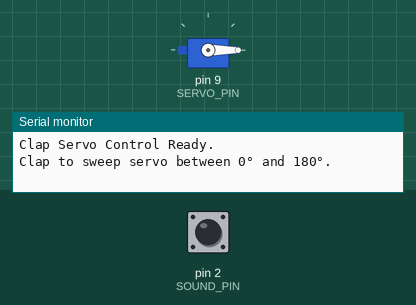
This sketch was run on a simulated Arduino Uno, built with avr-gcc and run on an emulated ATmega328P. On the bench: servo, the last lines printed to the serial monitor. Inputs (shaded band) come from the test bench; at power-on: pin 2 (SOUND_PIN) HIGH.

Above: at 1.2 s.
1.3 s: pin 2 (SOUND_PIN) driven LOW
At 1.76 s:
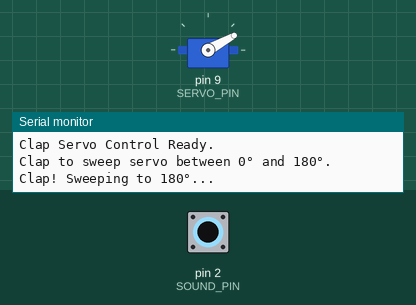
At 4.23 s:
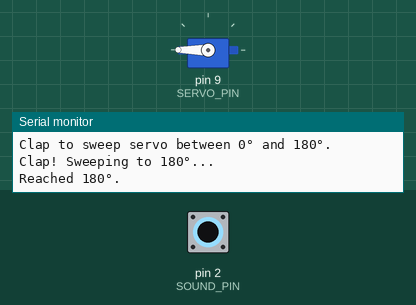
4.3 s: pin 2 (SOUND_PIN) pulsed HIGH 2 times (0.12 s each, 0.3 s apart)
At 4.88 s:
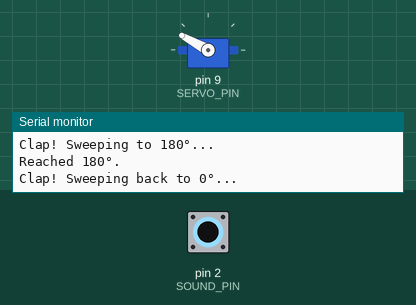
Timing chart, 0 to 8.6 s (numbered marks = the images above; inputs shaded):
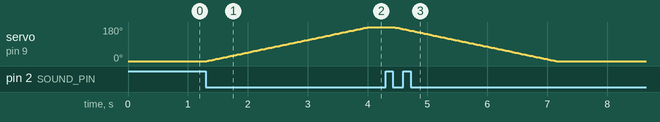

The sketch:

clap_servo.ino
```cpp
/*
  Clap-Based Servo Motor Control
  --------------------------------
  Hardware:
    - Arduino Uno
    - HL-009 Sound Sensor (Digital OUT pin used)
    - SG90 Servo Motor
    - Potentiometer (onboard on HL-009 for sensitivity adjustment)

  Behavior:
    - First clap  → Servo sweeps to 180°
    - Second clap → Servo sweeps back to 0°
    - Each subsequent clap toggles between 0° and 180°

  Pin Connections:
    - HL-009 DO     → Digital Pin 2
    - SG90 Signal   → Digital Pin 9 (PWM pin)
    - SG90 VCC      → 5V
    - SG90 GND      → GND
    - HL-009 VCC    → 5V
    - HL-009 GND    → GND

  Note:
    - If servo jitters, power it from external 5V supply (not Arduino 5V)
    - Adjust DEBOUNCE_MS if false triggers occur in noisy environments
*/

#include <Servo.h>

// ── Pin Definitions ──────────────────────────────────────────
const int SOUND_PIN = 2;   // HL-009 digital output
const int SERVO_PIN = 9;   // SG90 signal pin (must be PWM)

// ── Servo Config ─────────────────────────────────────────────
Servo myServo;
const int POS_START = 0;    // Starting position
const int POS_END   = 180;  // End position
const int SWEEP_DELAY = 15; // Delay (ms) between each degree — controls sweep speed

// ── State Variables ──────────────────────────────────────────
bool servoState     = false; // false = at 0°, true = at 180°
bool lastSoundState = HIGH;  // Previous sensor reading

// ── Debounce Config ──────────────────────────────────────────
unsigned long lastClapTime  = 0;
const unsigned long DEBOUNCE_MS = 300; // Ignore re-triggers within 300ms

// ────────────────────────────────────────────────────────────
void setup() {
  pinMode(SOUND_PIN, INPUT);

  myServo.attach(SERVO_PIN);
  myServo.write(POS_START);   // Initialize servo at 0°

  Serial.begin(9600);
  Serial.println("Clap Servo Control Ready.");
  Serial.println("Clap to sweep servo between 0° and 180°.");
}

// ── Smooth Sweep Function ────────────────────────────────────
void sweepTo(int fromAngle, int toAngle) {
  if (fromAngle < toAngle) {
    // Sweep forward: 0° → 180°
    for (int angle = fromAngle; angle <= toAngle; angle++) {
      myServo.write(angle);
      delay(SWEEP_DELAY);
    }
  } else {
    // Sweep backward: 180° → 0°
    for (int angle = fromAngle; angle >= toAngle; angle--) {
      myServo.write(angle);
      delay(SWEEP_DELAY);
    }
  }
}

// ────────────────────────────────────────────────────────────
void loop() {
  bool currentSoundState = digitalRead(SOUND_PIN);
  unsigned long currentTime = millis();

  // Detect falling edge: HIGH → LOW means sound/clap detected
  if (lastSoundState == HIGH && currentSoundState == LOW) {

    // Debounce: ignore if too soon after last clap
    if (currentTime - lastClapTime > DEBOUNCE_MS) {

      // Toggle servo state
      servoState = !servoState;

      if (servoState) {
        Serial.println("Clap! Sweeping to 180°...");
        sweepTo(POS_START, POS_END);
        Serial.println("Reached 180°.");
      } else {
        Serial.println("Clap! Sweeping back to 0°...");
        sweepTo(POS_END, POS_START);
        Serial.println("Reached 0°.");
      }

      lastClapTime = currentTime; // Update last clap time
    }
  }

  lastSoundState = currentSoundState; // Update previous state
}
```

Measured:
- after the input at 1.3 s, servo on pin 9 (SERVO_PIN): moves from 0° to 180° over 2.7 s, starting at once
- after the input at 4.3 s, servo on pin 9 (SERVO_PIN): moves from 180° to 0° over 2.7 s, starting after 0.14 s
